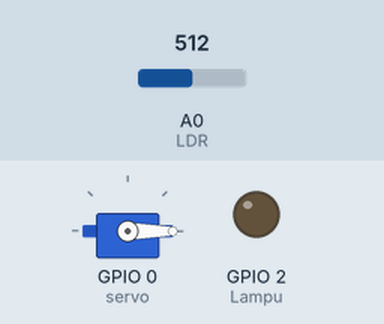
Bench run of a sketch on a simulated ESP8266 (NodeMCU). Parts: servo, output pins drawn as LEDs (lit = HIGH). The inputs (shaded band) are chosen by the test bench; at power-on: A0 (LDR) = 512. WiFi joins after 1.5 s; servers stay silent unless stated; web services answer with replies made up by the test bench; what the sketch prints to the serial monitor is not drawn.

Above: at 2.7 s.
2.8 s: A0 (LDR) set to 530
At 11.3 s:
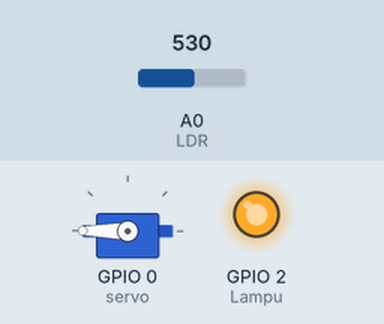
11.6 s: A0 (LDR) set to 335
17.7 s: A0 (LDR) set to 315
At 21.3 s:
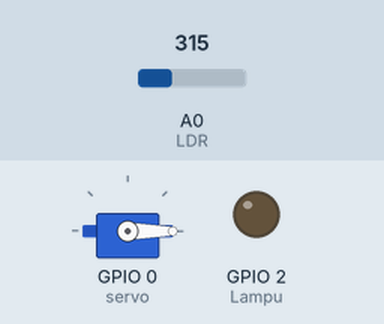
23.8 s: A0 (LDR) set to 532
At 32.6 s:
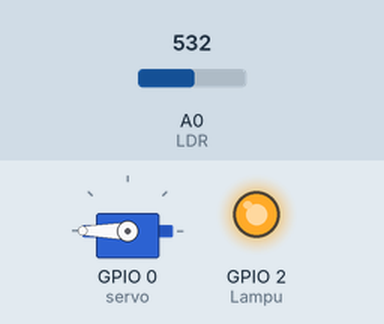
Timing chart, 0 to 34.1 s (numbered marks = the images above; inputs shaded):
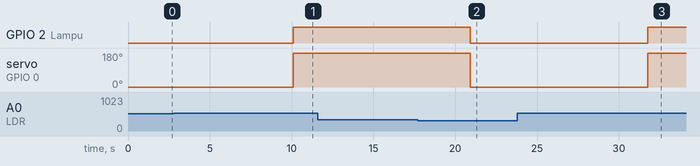

The sketch:

Irigasi_Sawah_Kangkung.ino
```cpp
#include <ESP8266WiFi.h>
#include <WiFiClient.h>
#include <ESP8266WebServer.h>
#include <Servo.h>

const char *ssid = "*******"; //ganti nama wifi
const char *pass = "*******";//ganti password

const char *host = "api.thingspeak.com";
String apiKey = "XXXXXXXXXXXXXXXX"; //apiKey pada thinkspeak

Servo servo;

int Lampu = 2;
int sudut = 0;

void setup() {
  // initialize serial communication at 9600 bits per second:
  Serial.begin(9600);
  pinMode(Lampu,OUTPUT);

  servo.attach(0);
  servo.write(sudut);

  WiFi.mode(WIFI_STA);        //This line hides the viewing of ESP as wifi hotspot
  WiFi.begin(ssid, pass);     //Connect to your WiFi router
  Serial.println("");
  Serial.print("Connecting");
  // Wait for connection
  while (WiFi.status() != WL_CONNECTED) {
    delay(500);
    Serial.print(".");
  }
  Serial.println("");
  Serial.print("Connected to ");
  Serial.println(ssid);
  Serial.print("IP address: ");
  Serial.println(WiFi.localIP());  //IP address assigned to your ESP
}

// the loop routine runs over and over again forever:
void loop() {
  WiFiClient client;
  const int httpPort = 80; //Port 80 is commonly used for www
  if (!client.connect(host, httpPort)) {
    Serial.println("Connection Failed");
    delay(300);
    return; //Keep retrying until we get connected
  }

  String lembab;
  int sensorValue = analogRead(A0); //Read Analog value of LDR
  lembab = String(sensorValue);   //String to interger conversion
  Serial.println(sensorValue);
  delay(3000);
  if(sensorValue>522){
    digitalWrite(Lampu,HIGH);
    servo.write(180);
  }
  else if(sensorValue<328){
    digitalWrite(Lampu,LOW);
    servo.write(0);
  }

  String Link = "GET /update?api_key=" + apiKey + "&field1="; //Requeste webpage
  Link = Link + lembab;
  Link = Link + " HTTP/1.1\r\n" + "Host: " + host + "\r\n" + "Connection: close\r\n\r\n";
  client.print(Link);
  delay(100);

  int timeout = 0;
  while ((!client.available()) && (timeout < 1000)) {
    delay(10);  //Use this with time out
    timeout++;
  }
  if (timeout < 500) {
    while (client.available()) {
      Serial.println(client.readString()); //Response from ThingSpeak
    }
  }
  else {
    Serial.println("Request timeout..");
  }
  delay(1000);

}
```

Measured:
- the behaviour switches between 522 and 523 on A0 (LDR) (found by bisection; images 0 and 1)
- the behaviour switches between 328 and 327 on A0 (LDR) (found by bisection; images 1 and 2)
- after the input at 2.8 s, GPIO 2 (Lampu): LOW → HIGH after 7.3 s; servo on GPIO 0 (servo): 0° → 180° after 7.3 s
- after the input at 11.6 s, every drawn part: stays the same
- after the input at 17.7 s, GPIO 2 (Lampu): HIGH → LOW after 3.2 s; servo on GPIO 0 (servo): 180° → 0° after 3.2 s
- after the input at 23.8 s, GPIO 2 (Lampu): LOW → HIGH after 7.9 s; servo on GPIO 0 (servo): 0° → 180° after 7.9 s
